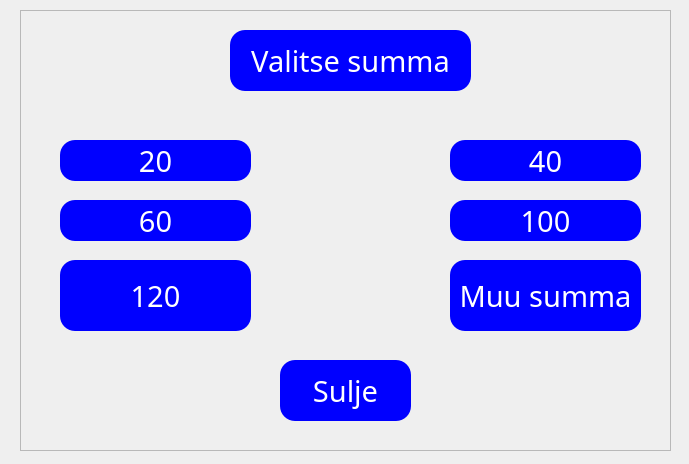
<?xml version="1.0" encoding="UTF-8"?>
<ui version="4.0">
 <class>nosto</class>
 <widget class="QDialog" name="nosto">
  <property name="geometry">
   <rect>
    <x>0</x>
    <y>0</y>
    <width>689</width>
    <height>464</height>
   </rect>
  </property>
  <property name="windowTitle">
   <string>Dialog</string>
  </property>
  <property name="styleSheet">
   <string notr="true"> *{font-family: century gothic;
color:white;}\nQPushButton\n{\nbackground:blue;\nborder-radius:60px;\n}\nQPushButton\n{\ncolor:white;\nborder-radius:15px;\n}\nQPushButton:hover\n{\ncolor:;\nborder-radius:15px\n}
QFrame
{
background:rgb(25,40,209);
border-radius:15px;
}
</string>
  </property>
  <widget class="QLabel" name="label">
   <property name="geometry">
    <rect>
     <x>230</x>
     <y>30</y>
     <width>241</width>
     <height>61</height>
    </rect>
   </property>
   <property name="font">
    <font>
     <family>century gothic</family>
     <pointsize>22</pointsize>
     <stylestrategy>PreferDefault</stylestrategy>
    </font>
   </property>
   <property name="layoutDirection">
    <enum>Qt::LeftToRight</enum>
   </property>
   <property name="styleSheet">
    <string notr="true"> *{font-family: century gothic;
color:white;}
QPushButton
{
background:;
border-radius:60px;
}
QPushButton
{
color:white;
border-radius:15px;
}
QPushButton:hover
{
color:;
border-radius:15px
}
QFrame
{
background:blue;
border-radius:15px;
}
</string>
   </property>
   <property name="text">
    <string>Valitse summa</string>
   </property>
   <property name="alignment">
    <set>Qt::AlignCenter</set>
   </property>
  </widget>
  <widget class="QPushButton" name="btn_40">
   <property name="geometry">
    <rect>
     <x>450</x>
     <y>140</y>
     <width>191</width>
     <height>41</height>
    </rect>
   </property>
   <property name="font">
    <font>
     <family>century gothic</family>
     <pointsize>22</pointsize>
    </font>
   </property>
   <property name="styleSheet">
    <string notr="true"> *{font-family: century gothic;
color:white;}
QPushButton
{
background:blue;
border-radius:60px;
}
QPushButton
{
color:white;
border-radius:15px;
}
QPushButton:hover
{
color:;
border-radius:15px
}
QFrame
{
background:rgb(25,40,209);
border-radius:15px;
}
</string>
   </property>
   <property name="text">
    <string>40</string>
   </property>
  </widget>
  <widget class="QPushButton" name="btn_20">
   <property name="geometry">
    <rect>
     <x>60</x>
     <y>140</y>
     <width>191</width>
     <height>41</height>
    </rect>
   </property>
   <property name="font">
    <font>
     <family>century gothic</family>
     <pointsize>22</pointsize>
    </font>
   </property>
   <property name="styleSheet">
    <string notr="true"> *{font-family: century gothic;
color:white;}
QPushButton
{
background:blue;
border-radius:60px;
}
QPushButton
{
color:white;
border-radius:15px;
}
QPushButton:hover
{
color:;
border-radius:15px
}
QFrame
{
background:rgb(25,40,209);
border-radius:15px;
}
</string>
   </property>
   <property name="text">
    <string>20</string>
   </property>
  </widget>
  <widget class="QPushButton" name="btn_60">
   <property name="geometry">
    <rect>
     <x>60</x>
     <y>200</y>
     <width>191</width>
     <height>41</height>
    </rect>
   </property>
   <property name="font">
    <font>
     <family>century gothic</family>
     <pointsize>22</pointsize>
    </font>
   </property>
   <property name="styleSheet">
    <string notr="true"> *{font-family: century gothic;
color:white;}
QPushButton
{
background:blue;
border-radius:60px;
}
QPushButton
{
color:white;
border-radius:15px;
}
QPushButton:hover
{
color:;
border-radius:15px
}
QFrame
{
background:rgb(25,40,209);
border-radius:15px;
}
</string>
   </property>
   <property name="text">
    <string>60</string>
   </property>
  </widget>
  <widget class="QPushButton" name="btn_100">
   <property name="geometry">
    <rect>
     <x>450</x>
     <y>200</y>
     <width>191</width>
     <height>41</height>
    </rect>
   </property>
   <property name="font">
    <font>
     <family>century gothic</family>
     <pointsize>22</pointsize>
    </font>
   </property>
   <property name="styleSheet">
    <string notr="true"> *{font-family: century gothic;
color:white;}
QPushButton
{
background:blue;
border-radius:60px;
}
QPushButton
{
color:white;
border-radius:15px;
}
QPushButton:hover
{
color:;
border-radius:15px
}
QFrame
{
background:rgb(25,40,209);
border-radius:15px;
}
</string>
   </property>
   <property name="text">
    <string>100</string>
   </property>
  </widget>
  <widget class="QPushButton" name="btn_120">
   <property name="geometry">
    <rect>
     <x>60</x>
     <y>260</y>
     <width>191</width>
     <height>71</height>
    </rect>
   </property>
   <property name="font">
    <font>
     <family>century gothic</family>
     <pointsize>22</pointsize>
    </font>
   </property>
   <property name="styleSheet">
    <string notr="true"> *{font-family: century gothic;
color:white;}
QPushButton
{
background:blue;
border-radius:60px;
}
QPushButton
{
color:white;
border-radius:15px;
}
QPushButton:hover
{
color:;
border-radius:15px
}
QFrame
{
background:rgb(25,40,209);
border-radius:15px;
}
</string>
   </property>
   <property name="text">
    <string>120</string>
   </property>
  </widget>
  <widget class="QPushButton" name="btnmuusumma">
   <property name="geometry">
    <rect>
     <x>450</x>
     <y>260</y>
     <width>191</width>
     <height>71</height>
    </rect>
   </property>
   <property name="font">
    <font>
     <family>century gothic</family>
     <pointsize>22</pointsize>
    </font>
   </property>
   <property name="styleSheet">
    <string notr="true"> *{font-family: century gothic;
color:white;}
QPushButton
{
background:blue;
border-radius:60px;
}
QPushButton
{
color:white;
border-radius:15px;
}
QPushButton:hover
{
color:;
border-radius:15px
}
QFrame
{
background:rgb(25,40,209);
border-radius:15px;
}
</string>
   </property>
   <property name="text">
    <string>Muu summa</string>
   </property>
  </widget>
  <widget class="QPushButton" name="btnsulje_1">
   <property name="geometry">
    <rect>
     <x>280</x>
     <y>360</y>
     <width>131</width>
     <height>61</height>
    </rect>
   </property>
   <property name="font">
    <font>
     <family>century gothic</family>
     <pointsize>22</pointsize>
    </font>
   </property>
   <property name="styleSheet">
    <string notr="true"> *{font-family: century gothic;
color:white;}
QPushButton
{
background:blue;
border-radius:60px;
}
QPushButton
{
color:white;
border-radius:15px;
}
QPushButton:hover
{
color:;
border-radius:15px
}
QFrame
{
background:rgb(25,40,209);
border-radius:15px;
}
</string>
   </property>
   <property name="text">
    <string>Sulje</string>
   </property>
  </widget>
  <widget class="QFrame" name="frame">
   <property name="geometry">
    <rect>
     <x>20</x>
     <y>10</y>
     <width>651</width>
     <height>441</height>
    </rect>
   </property>
   <property name="frameShape">
    <enum>QFrame::StyledPanel</enum>
   </property>
   <property name="frameShadow">
    <enum>QFrame::Raised</enum>
   </property>
  </widget>
  <zorder>frame</zorder>
  <zorder>label</zorder>
  <zorder>btn_40</zorder>
  <zorder>btn_20</zorder>
  <zorder>btn_60</zorder>
  <zorder>btn_100</zorder>
  <zorder>btn_120</zorder>
  <zorder>btnmuusumma</zorder>
  <zorder>btnsulje_1</zorder>
 </widget>
 <resources/>
 <connections/>
</ui>
